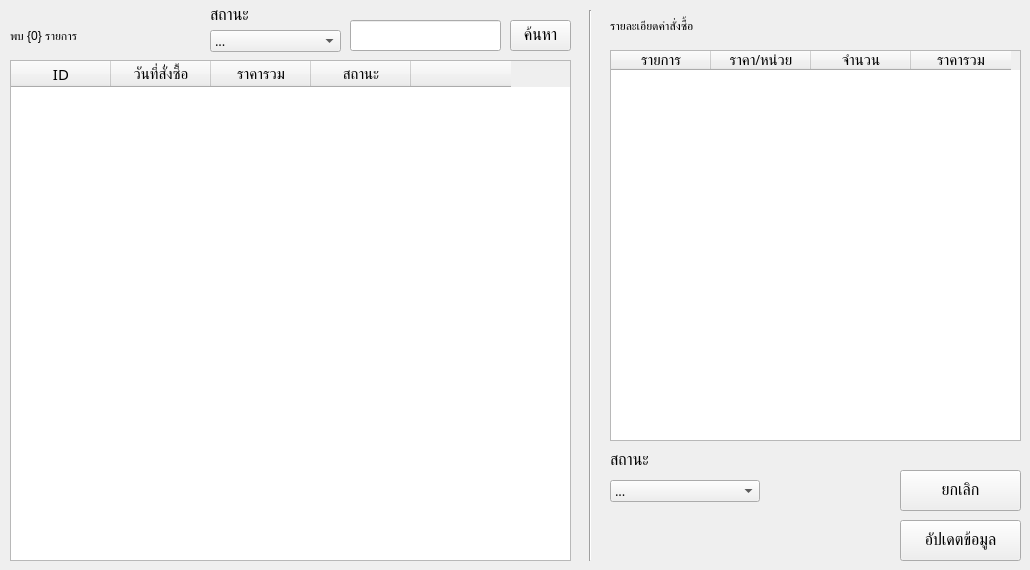
    <widget class="QWidget" name="tab_orders">
     <attribute name="title">
      <string>Orders</string>
     </attribute>
     <widget class="QTableWidget" name="tbl_ord_orders">
      <property name="geometry">
       <rect>
        <x>10</x>
        <y>60</y>
        <width>561</width>
        <height>501</height>
       </rect>
      </property>
      <property name="font">
       <font>
        <family>Kanit</family>
        <pointsize>11</pointsize>
       </font>
      </property>
      <column>
       <property name="text">
        <string>ID</string>
       </property>
      </column>
      <column>
       <property name="text">
        <string>วันที่สั่งซื้อ</string>
       </property>
      </column>
      <column>
       <property name="text">
        <string>ราคารวม</string>
       </property>
      </column>
      <column>
       <property name="text">
        <string>สถานะ</string>
       </property>
      </column>
      <column>
       <property name="text">
        <string/>
       </property>
      </column>
     </widget>
     <widget class="QPushButton" name="btn_ord_search">
      <property name="geometry">
       <rect>
        <x>510</x>
        <y>20</y>
        <width>61</width>
        <height>31</height>
       </rect>
      </property>
      <property name="font">
       <font>
        <family>Kanit</family>
        <pointsize>12</pointsize>
       </font>
      </property>
      <property name="text">
       <string>ค้นหา</string>
      </property>
     </widget>
     <widget class="QLineEdit" name="txt_ord_search">
      <property name="geometry">
       <rect>
        <x>350</x>
        <y>20</y>
        <width>151</width>
        <height>31</height>
       </rect>
      </property>
      <property name="font">
       <font>
        <family>Kanit Light</family>
        <pointsize>10</pointsize>
       </font>
      </property>
     </widget>
     <widget class="QLabel" name="lbl_ord_found">
      <property name="geometry">
       <rect>
        <x>10</x>
        <y>20</y>
        <width>191</width>
        <height>31</height>
       </rect>
      </property>
      <property name="text">
       <string>พบ {0} รายการ</string>
      </property>
     </widget>
     <widget class="QLabel" name="lbl_ord_statusDetail">
      <property name="geometry">
       <rect>
        <x>610</x>
        <y>450</y>
        <width>101</width>
        <height>21</height>
       </rect>
      </property>
      <property name="font">
       <font>
        <family>Kanit</family>
        <pointsize>12</pointsize>
       </font>
      </property>
      <property name="text">
       <string>สถานะ</string>
      </property>
     </widget>
     <widget class="QComboBox" name="cmb_ord_statusDetail">
      <property name="geometry">
       <rect>
        <x>610</x>
        <y>480</y>
        <width>150</width>
        <height>22</height>
       </rect>
      </property>
      <property name="font">
       <font>
        <family>Kanit Light</family>
        <pointsize>10</pointsize>
       </font>
      </property>
      <item>
       <property name="text">
        <string>...</string>
       </property>
      </item>
     </widget>
     <widget class="QPushButton" name="btn_ord_cancel">
      <property name="geometry">
       <rect>
        <x>900</x>
        <y>470</y>
        <width>121</width>
        <height>41</height>
       </rect>
      </property>
      <property name="font">
       <font>
        <family>Kanit</family>
        <pointsize>12</pointsize>
       </font>
      </property>
      <property name="text">
       <string>ยกเลิก</string>
      </property>
     </widget>
     <widget class="QLabel" name="lbl_ord_detail">
      <property name="geometry">
       <rect>
        <x>610</x>
        <y>10</y>
        <width>411</width>
        <height>31</height>
       </rect>
      </property>
      <property name="text">
       <string>รายละเอียดคำสั่งซื้อ</string>
      </property>
     </widget>
     <widget class="QTableWidget" name="tbl_ord_cart">
      <property name="geometry">
       <rect>
        <x>610</x>
        <y>50</y>
        <width>411</width>
        <height>391</height>
       </rect>
      </property>
      <property name="font">
       <font>
        <family>Kanit</family>
        <pointsize>11</pointsize>
       </font>
      </property>
      <column>
       <property name="text">
        <string>รายการ</string>
       </property>
      </column>
      <column>
       <property name="text">
        <string>ราคา/หน่วย</string>
       </property>
      </column>
      <column>
       <property name="text">
        <string>จำนวน</string>
       </property>
      </column>
      <column>
       <property name="text">
        <string>ราคารวม</string>
       </property>
      </column>
     </widget>
     <widget class="Line" name="line_ord">
      <property name="geometry">
       <rect>
        <x>580</x>
        <y>10</y>
        <width>20</width>
        <height>551</height>
       </rect>
      </property>
      <property name="orientation">
       <enum>Qt::Vertical</enum>
      </property>
     </widget>
     <widget class="QPushButton" name="btn_ord_update">
      <property name="geometry">
       <rect>
        <x>900</x>
        <y>520</y>
        <width>121</width>
        <height>41</height>
       </rect>
      </property>
      <property name="font">
       <font>
        <family>Kanit</family>
        <pointsize>12</pointsize>
       </font>
      </property>
      <property name="text">
       <string>อัปเดตข้อมูล</string>
      </property>
     </widget>
     <widget class="QLabel" name="lbl_ord_statusSearch">
      <property name="geometry">
       <rect>
        <x>210</x>
        <y>0</y>
        <width>101</width>
        <height>31</height>
       </rect>
      </property>
      <property name="font">
       <font>
        <family>Kanit</family>
        <pointsize>12</pointsize>
       </font>
      </property>
      <property name="text">
       <string>สถานะ</string>
      </property>
     </widget>
     <widget class="QComboBox" name="cmb_ord_statusSearch">
      <property name="geometry">
       <rect>
        <x>210</x>
        <y>30</y>
        <width>131</width>
        <height>22</height>
       </rect>
      </property>
      <property name="font">
       <font>
        <family>Kanit Light</family>
        <pointsize>10</pointsize>
       </font>
      </property>
      <item>
       <property name="text">
        <string>...</string>
       </property>
      </item>
     </widget>
    </widget>
